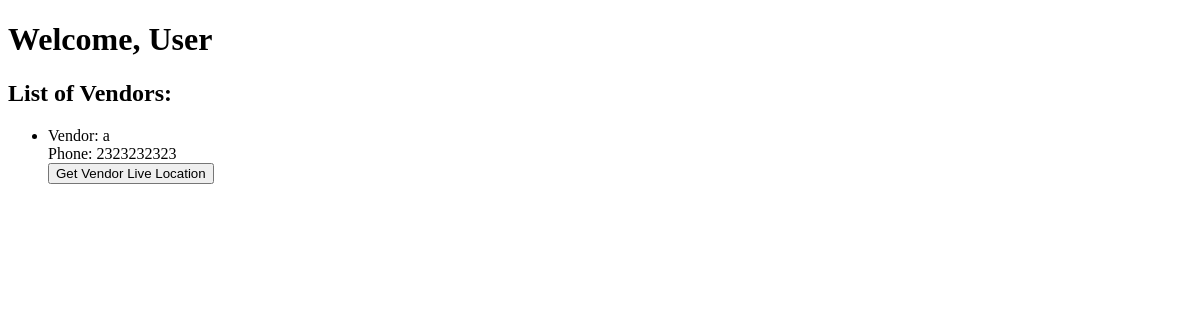
The page /user_dashboard/1 on the database as committed earlier.
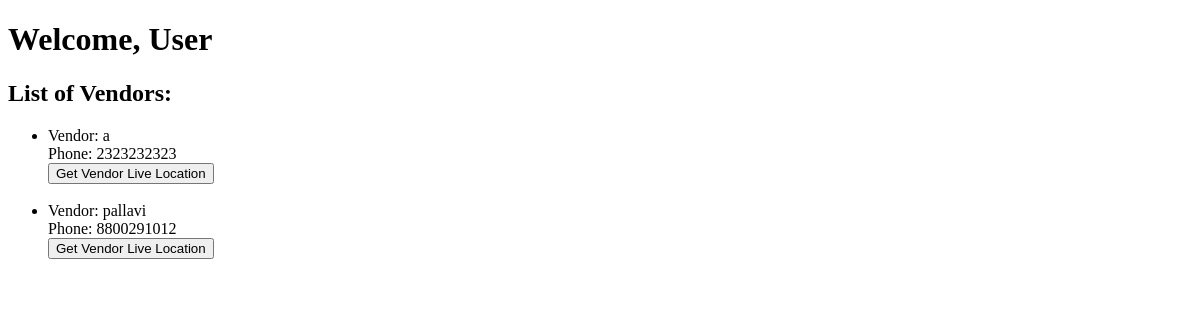
The same page on the database as committed later.
### app.py (models this page shows)
class Seller(db.Model):
    id = db.Column(db.Integer, primary_key=True)
    username = db.Column(db.String(80), unique=True, nullable=False)
    password = db.Column(db.String(120), nullable=False)
    mobile = db.Column(db.String(120), nullable=False)

### app.py (the view)
@app.route('/user_dashboard/<int:user_id>')
def user_dashboard(user_id):
    vendors = Seller.query.all()
    return render_template('user_dashboard.html', vendors=vendors)

### templates/user_dashboard.html (shortened to what this page needs)
<!DOCTYPE html>
<html>
<head>
</head>
<body>
    <h1>Welcome, User</h1>
    <h2>List of Vendors:</h2>
    <ul>
        {% for vendor in vendors %}
            <li>
                Vendor: {{ vendor.username }}
                <br>
                Phone: {{ vendor.mobile }}
                <br>
                <form action="{{ url_for('live_location', vendor_id=vendor.id) }}" method="GET">
                    <button type="submit">Get Vendor Live Location</button>
                </form>
            </li>
            <br>
        {% endfor %}
    </ul>
</body>
</html>

Rows that differ between the two databases and show on the page:
added Seller: username "pallavi", mobile "8800291012"
